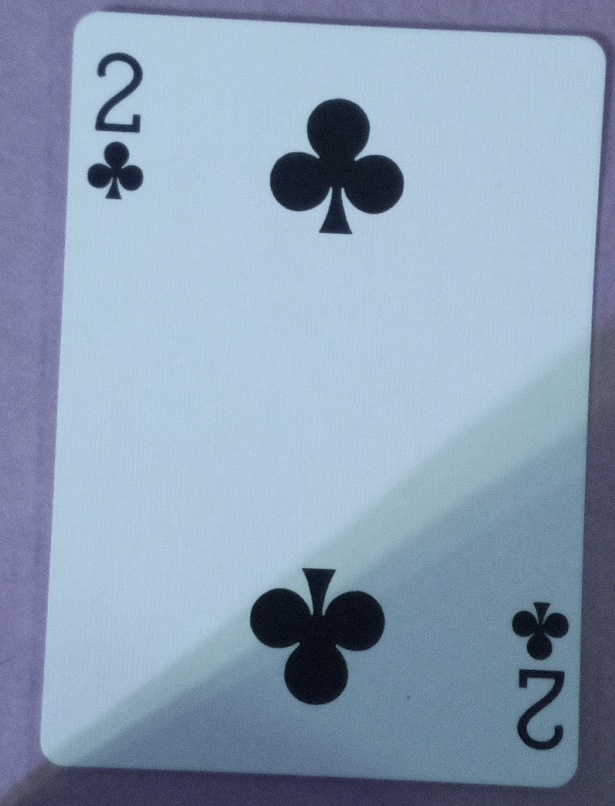
#> input picture src/card_reader/test1.jpg, 615 x 806 px, given in place of the camera
$ python test_alg.py test1.jpg   (older library calls are emulated)
#> lines starting #> are read from the running program, lines starting #| are printed output that depends on the picture; after the words box and inside, x2 and y2 are one past the last pixel; in counts of white or black regions, pixels touching at a corner belong together
#> in find_rank_suit, im is the input picture: shape (806, 615, 3); mean B, G, R 181.3, 159.2, 140.2
import os
import sys
import cv2 as cv
import numpy as np
import logging as log
# from picamera import PiCamera
# cam = PiCamera()
cam = cv.VideoCapture(0)

class RankSuitNotFound(Exception):
    ''' Raised when detecting that the suit or rank was not found '''
    def __init__(self,expression,message):
        self.expression = expression
        self.message = message

def prep(im,test, mode=True):
      # Convert to gray and blur it
#> called with test = False, mode = True
    gray = cv.cvtColor(im, cv.COLOR_BGR2GRAY)
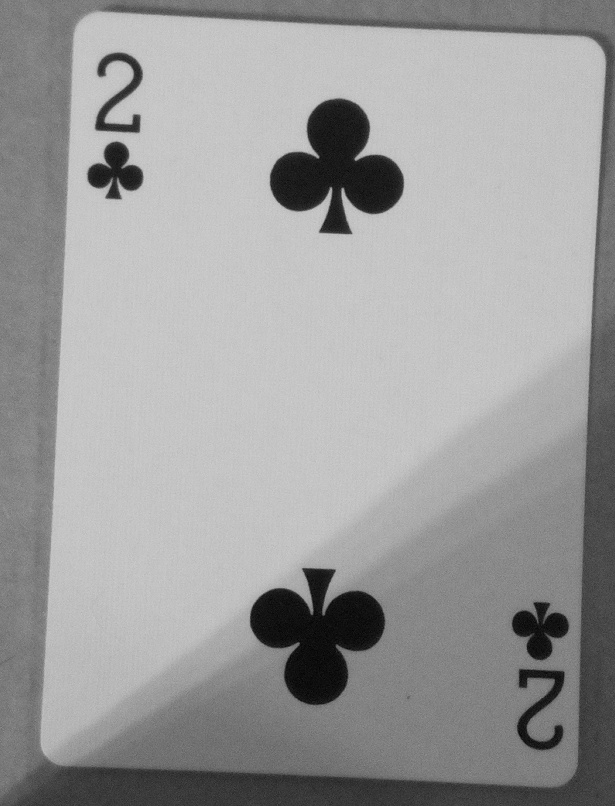
#> gray: shape (806, 615); min 1, max 209, mean 156.1
    blur = cv.GaussianBlur(gray,(0,0),2)
    # Adaptive thresholding
    thresh = cv.adaptiveThreshold(blur,255,1,1,11,1)
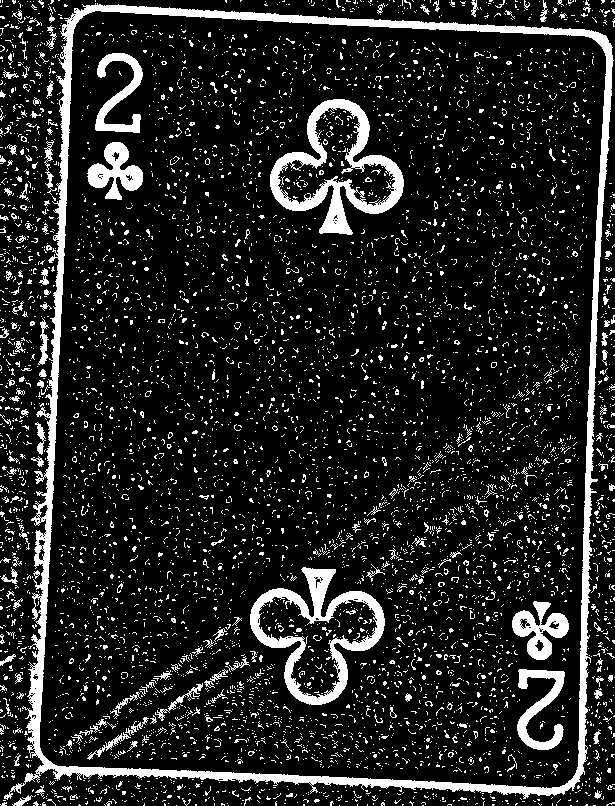
#> thresh: shape (806, 615); 13.7% white; 6426 white regions (6204 under 20 px), largest, box (x1, y1, x2, y2) and area: (4, 3, 614, 800) 20031, (270, 99, 404, 235) 5160, (250, 567, 385, 705) 4760
    if test:
        cv.imshow('Adaptive Thresholding',thresh)
        cv.waitKey(0)
    kernel = np.ones((5,5),np.uint8)
    ero = cv.erode(thresh,kernel,iterations=1)
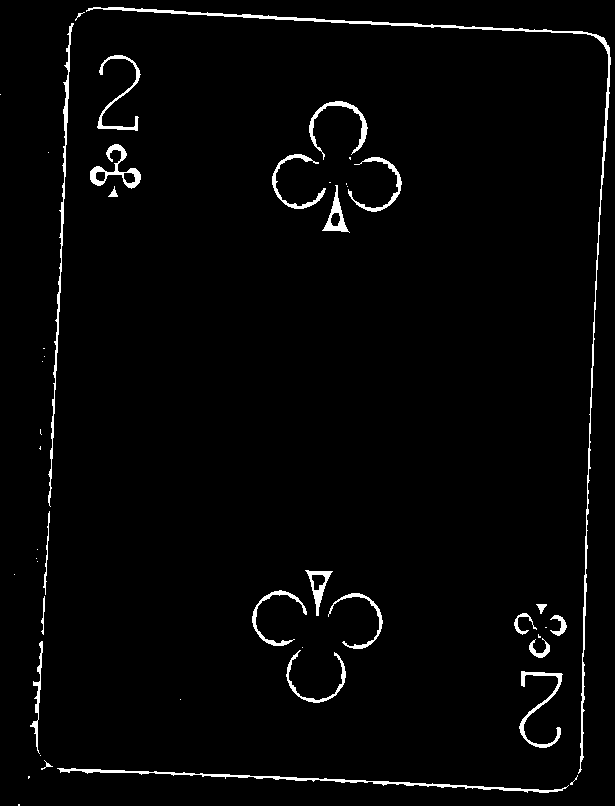
#> ero: shape (806, 615); 2.4% white; 47 white regions (23 under 20 px), largest, box (x1, y1, x2, y2) and area: (86, 7, 611, 774) 2933, (57, 768, 569, 793) 1339, (48, 23, 74, 507) 1164
    if mode:
        # Gaussian blur
        dil = cv.dilate(ero,kernel,iterations=2)
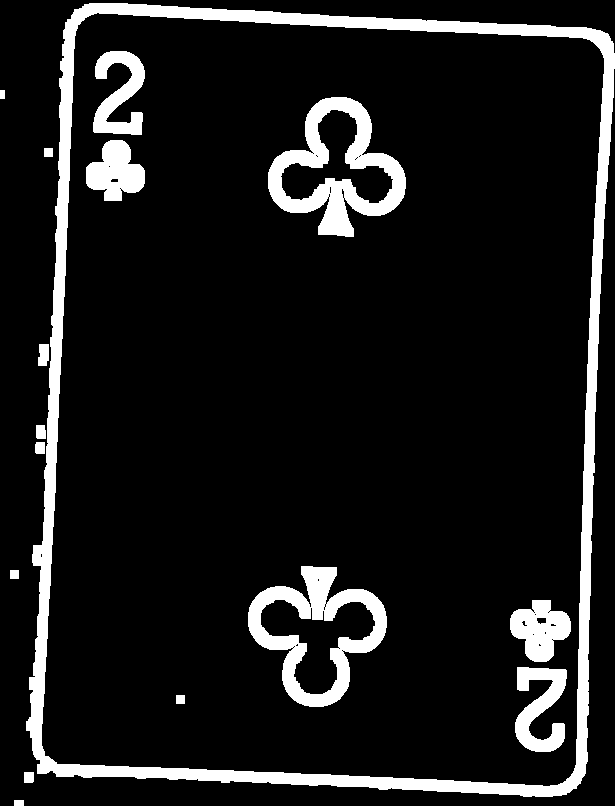
#> dil: shape (806, 615); 10.8% white; 16 white regions, largest, box (x1, y1, x2, y2) and area: (26, 3, 615, 797) 29045, (268, 97, 406, 237) 7345, (248, 566, 387, 707) 6890
        if test:
            cv.imshow('Dilation (2 iterations)',dil)
            cv.waitKey(0)
    else:
        dil = cv.dilate(ero,kernel,iterations=3)
        if test:
            cv.imshow('Dilation (3 iterations)',dil)
            cv.waitKey(0)


    return gray, blur, thresh, ero, dil

'''
OpenCV Tutorial Code:
https://docs.opencv.org/3.4/da/d0c/tutorial_bounding_rects_circles.html
'''

# [33 lines left out: functions find_box, find_rot_box, not called in this run]


def canny_sort(mode, test, im):
    _, _, _, _, dil = prep(im,test,mode)
    edges = cv.Canny(dil, 0, 255)
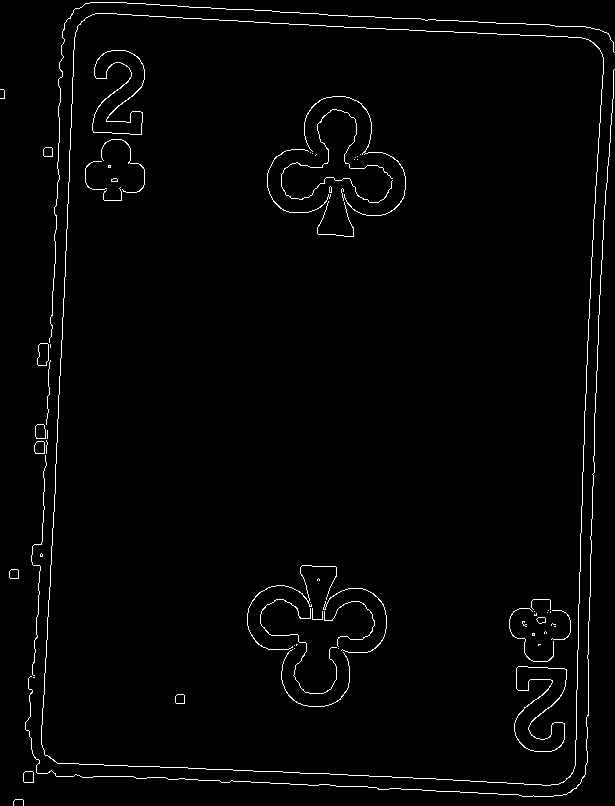
#> edges: shape (806, 615); 1.8% white in thin lines or dots
    mask = edges != 0
#> mask: shape (806, 615) bool; 1.8% white in thin lines or dots
    dst = im * (mask[:,:,None].astype(im.dtype))
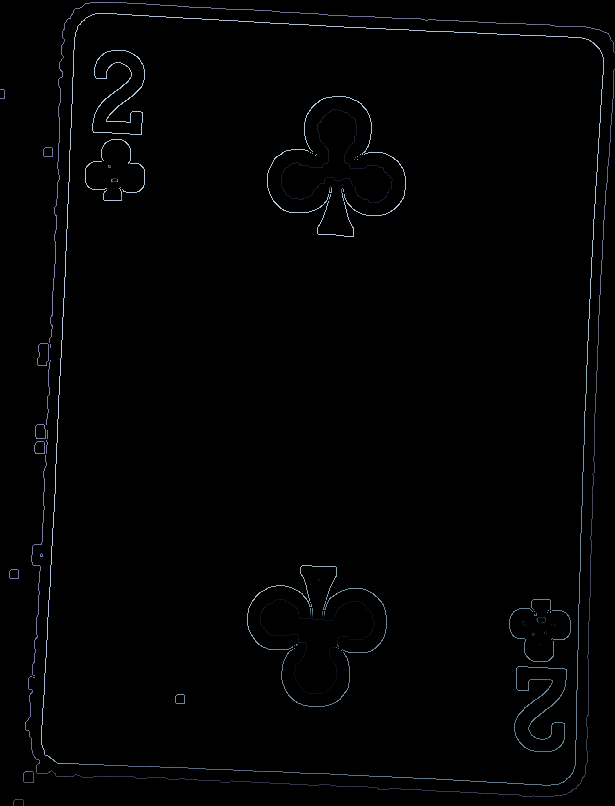
#> dst: shape (806, 615, 3); mean B, G, R 2.7, 2.3, 2.1
    _, contours, _ = cv.findContours(edges,cv.RETR_EXTERNAL,cv.CHAIN_APPROX_SIMPLE)
#> contours = 18 contours, 11 with area under 20; largest, box (x1, y1, x2, y2) and area: (41, 13, 604, 786) 394820, (37, 343, 49, 366) 212, (35, 424, 46, 439) 132, (34, 441, 45, 454) 112, (23, 771, 34, 783) 107, (9, 569, 19, 579) 78, (43, 147, 53, 157) 78
    cont_sort = sorted(contours,key=cv.contourArea,reverse=True)[:1]
#> cont_sort = 1 contour; box (x1, y1, x2, y2) and area: (41, 13, 604, 786) 394820
    if not test:
        if ((cont_sort[-1].size > 350) or cont_sort[-1].size < 200) and mode:
            raise RankSuitNotFound('rank', str(cont_sort[-1].size))
        elif ((cont_sort[-1].size > 400) or cont_sort[-1].size < 200) and not mode:
            raise RankSuitNotFound('suit', str(cont_sort[-1].size))
        else:
            return im, contours, edges, cont_sort
    else:
        return im, contours, edges, cont_sort


def find_rank_suit(mode,test,im=None):
    found = False
    if im is None:
        # cam.capture('test.jpg')
        # im = cv.imread('test.jpg')
        s, im = cam.read()

    while not found:
        try:
            im, conts, edges, conts_sort = canny_sort(mode,test,im)
            found = True
        except RankSuitNotFound as err:
            log.warning('The {0} found was of size {1}, which is too large to be correct. Trying again.'.format(err.expression, err.message))
            # cam.capture('test.jpg')
            # im = cv.imread('test.jpg')
            s, im = cam.read()
            found = False

    return im, conts, edges, conts_sort

# [13 lines left out: function crop_to_area, not called in this run]

def find_card(test, path=None):
    im, rank_conts, rank_edges, rank = find_rank_suit(True,test)
    _, suit_conts, suit_edges, suit = find_rank_suit(False,test,im)
    i = 0

    match = cv.matchShapes(rank[-1],suit[-1],cv.CONTOURS_MATCH_I1,420.69)
    # if (len(sys.argv[1]) >= 2):
    #     if not ('-t' in sys.argv[1]):
    if not test:
        while (match < 1 or match > 2):
            match = cv.matchShapes(rank[-1],suit[-1],cv.CONTOURS_MATCH_I1,420.69)
            log.warning('Match was {}. Accidentally found the same thing twice. Trying again.'.format(match))
            i+=1
            if (i >= 5):
                im, rank_conts, rank_edges, rank = find_rank_suit(True,test)
                _, suit_conts, suit_edges, suit = find_rank_suit(False,test,im)
            else:
                im, rank_conts, rank_edges, rank = find_rank_suit(True,test)

    print('rank: \n\t size: ',rank[-1].size,'\n\t shape: ',rank[-1].shape)
    print('suit: \n\t size: ',suit[-1].size,'\n\t shape: ',suit[-1].shape)
    print('match: ',match)

    _, rank_polys, _, rank_box_drawing = find_box(rank, rank_edges)
    _, suit_polys, _, suit_box_drawing = find_box(suit, suit_edges)
    rank_boxes, rank_rot_rects = find_rot_box(rank)
    suit_boxes, suit_rot_rects = find_rot_box(suit)

    rank_rot_rects = sorted(rank_rot_rects)

    new_im_rank = np.zeros_like(im)
    cv.drawContours(new_im_rank, rank_polys, -1, (128,255,0),2)
    new_im_suit = np.zeros_like(im)
    cv.drawContours(new_im_suit, suit_polys, -1, (128,255,0),2)
    rank_rect = rank_rot_rects[-1]
    suit_rect = suit_rot_rects[-1]

    rank_warp = crop_to_area(new_im_rank,rank_rect)
    suit_warp = crop_to_area(new_im_suit,suit_rect)

    cv.imshow('test',rank_warp)
    cv.waitKey(0)

    cv.imshow('test',suit_warp)
    cv.waitKey(0)

    max_x = max(rank_warp.shape[0], suit_warp.shape[0])
    max_y = max(rank_warp.shape[1], suit_warp.shape[1])
    max_z = max(rank_warp.shape[2], suit_warp.shape[2])

    sw_copy = suit_warp.copy()
    sw_copy.resize((max_x, max_y, max_z))
    # cv.imshow('suit copy',sw_copy)
    # cv.waitKey(0)
    rw_copy = rank_warp.copy()
    rw_copy.resize((max_x, rw_copy.shape[1], max_z))
    # cv.imshow('rank copy',rw_copy)
    # cv.waitKey(0)

    final_im = np.hstack((rw_copy, sw_copy))
    cv.imshow('test',final_im)
    cv.waitKey(0)

    print('final image: \n\t size: ',final_im.size,'\n\t shape: ',final_im.shape)

    if not path is None:
        if not os.path.exists('images'):
            os.makedirs('images')
        cv.imwrite('images/{}'.format(path),final_im)

    # [7 lines of commented-out code are left out]

if __name__=='__main__':
    test = False
    if (len(sys.argv) == 2):
        if ('-t' in sys.argv[1]):
            test = True
    else:
        test = False
    find_card(test)
